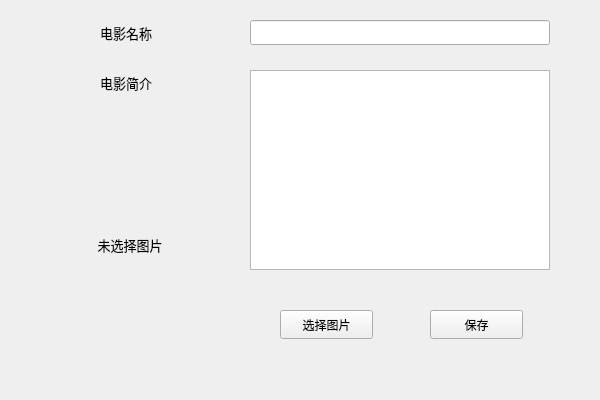
<?xml version="1.0" encoding="UTF-8"?>
<ui version="4.0">
 <class>MovieInput</class>
 <widget class="QWidget" name="MovieInput">
  <property name="geometry">
   <rect>
    <x>0</x>
    <y>0</y>
    <width>600</width>
    <height>400</height>
   </rect>
  </property>
  <property name="minimumSize">
   <size>
    <width>600</width>
    <height>400</height>
   </size>
  </property>
  <property name="maximumSize">
   <size>
    <width>600</width>
    <height>400</height>
   </size>
  </property>
  <property name="windowTitle">
   <string>新增电影</string>
  </property>
  <widget class="QLineEdit" name="lineEdit">
   <property name="geometry">
    <rect>
     <x>250</x>
     <y>20</y>
     <width>300</width>
     <height>25</height>
    </rect>
   </property>
   <property name="font">
    <font>
     <pointsize>10</pointsize>
    </font>
   </property>
   <property name="inputMask">
    <string extracomment="输入电影名字"/>
   </property>
  </widget>
  <widget class="QLabel" name="label">
   <property name="geometry">
    <rect>
     <x>100</x>
     <y>20</y>
     <width>69</width>
     <height>25</height>
    </rect>
   </property>
   <property name="font">
    <font>
     <family>Adobe 黑体 Std R</family>
     <pointsize>10</pointsize>
    </font>
   </property>
   <property name="text">
    <string>电影名称</string>
   </property>
  </widget>
  <widget class="QTextEdit" name="textEdit">
   <property name="geometry">
    <rect>
     <x>250</x>
     <y>70</y>
     <width>300</width>
     <height>200</height>
    </rect>
   </property>
   <property name="minimumSize">
    <size>
     <width>300</width>
     <height>200</height>
    </size>
   </property>
   <property name="maximumSize">
    <size>
     <width>300</width>
     <height>200</height>
    </size>
   </property>
   <property name="font">
    <font>
     <pointsize>10</pointsize>
    </font>
   </property>
  </widget>
  <widget class="QLabel" name="label_2">
   <property name="geometry">
    <rect>
     <x>100</x>
     <y>70</y>
     <width>69</width>
     <height>25</height>
    </rect>
   </property>
   <property name="font">
    <font>
     <family>Adobe 黑体 Std R</family>
     <pointsize>10</pointsize>
    </font>
   </property>
   <property name="text">
    <string>电影简介</string>
   </property>
  </widget>
  <widget class="QPushButton" name="ChoiceImg">
   <property name="geometry">
    <rect>
     <x>280</x>
     <y>310</y>
     <width>93</width>
     <height>29</height>
    </rect>
   </property>
   <property name="text">
    <string>选择图片</string>
   </property>
  </widget>
  <widget class="QPushButton" name="Save">
   <property name="geometry">
    <rect>
     <x>430</x>
     <y>310</y>
     <width>93</width>
     <height>29</height>
    </rect>
   </property>
   <property name="text">
    <string>保存</string>
   </property>
  </widget>
  <widget class="QLabel" name="LImg">
   <property name="geometry">
    <rect>
     <x>30</x>
     <y>120</y>
     <width>200</width>
     <height>250</height>
    </rect>
   </property>
   <property name="font">
    <font>
     <family>Adobe 黑体 Std R</family>
     <pointsize>10</pointsize>
    </font>
   </property>
   <property name="text">
    <string>未选择图片</string>
   </property>
   <property name="alignment">
    <set>Qt::AlignCenter</set>
   </property>
  </widget>
 </widget>
 <resources/>
 <connections/>
</ui>
